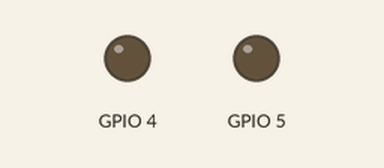
Simulated run of this sketch. Board: ESP32. Parts: output pins drawn as LEDs (lit = HIGH). WiFi joins after 1.5 s; servers stay silent unless stated; what the sketch prints to the serial monitor is not drawn.

Above: at 0.1 s.
At 1.6 s:
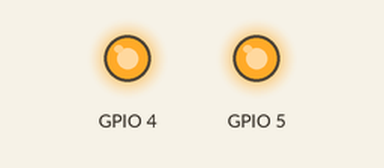
Timing chart, 0 to 3.1 s (numbered marks = the images above):
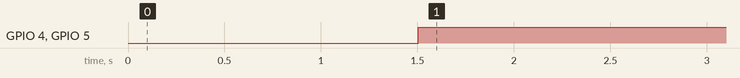

The sketch:

flyClient.ino
```cpp
#include <WiFi.h>
#include <HTTPClient.h>

const char SSID[] = "POP'N STAR MASTER AP";
const char PASSWORD[] = "1234567890";
const char URL[] = "http://192.168.20.2/fly/val";

char val = '0';

WiFiServer server(80);

void setup() {
  Serial.begin(115200);
  while (!Serial);

  WiFi.begin(SSID, PASSWORD);
  Serial.print("WiFi connecting");

  while (WiFi.status() != WL_CONNECTED) {
    Serial.print(".");
    delay(100);
  }

  Serial.println(" connected");

  server.begin();

  Serial.print("HTTP Server: http://");
  Serial.print(WiFi.localIP());
  Serial.println("/");
  pinMode(4, OUTPUT);
  pinMode(5, OUTPUT);
}

void loop() {
  Serial.println("---------------------------------");
  Serial.println(val);
  if(val == '0') {
    digitalWrite(4,HIGH);
    digitalWrite(5,HIGH);
    Serial.println("stop");
  }else if(val == '1') {
    digitalWrite(4,LOW);
    digitalWrite(5,HIGH);
    Serial.println("start");
  }
  HTTPClient http;
  http.begin(URL);
  int httpCode = http.GET();
  Serial.printf("Response: %d", httpCode);
  Serial.println();
  if (httpCode == HTTP_CODE_OK) {
    String body = http.getString();
    Serial.print("Response Body: ");
    Serial.println(body);
    val = body[0];
    Serial.println(val);
    Serial.println("---------------------------------");
  }
  http.end();
  //digitalWrite(4,HIGH);
  //digitalWrite(5,HIGH);
  delay(100);
}
```

Measured:
- by itself, GPIO 4, GPIO 5: LOW → HIGH at 1.5 s
